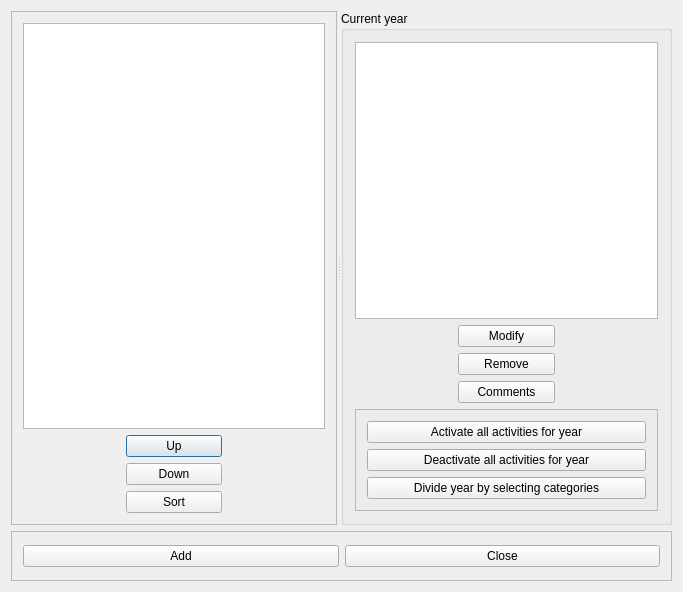
<?xml version="1.0" encoding="UTF-8"?>
<ui version="4.0">
 <class>YearsForm_template</class>
 <widget class="QDialog" name="YearsForm_template">
  <property name="geometry">
   <rect>
    <x>0</x>
    <y>0</y>
    <width>683</width>
    <height>592</height>
   </rect>
  </property>
  <property name="windowTitle">
   <string extracomment="Title of dialog">Years (forms, classes) of students</string>
  </property>
  <layout class="QGridLayout" name="gridLayout_3">
   <item row="0" column="0">
    <widget class="QSplitter" name="splitter">
     <property name="orientation">
      <enum>Qt::Horizontal</enum>
     </property>
     <widget class="QFrame" name="frame_3">
      <property name="frameShape">
       <enum>QFrame::StyledPanel</enum>
      </property>
      <property name="frameShadow">
       <enum>QFrame::Raised</enum>
      </property>
      <layout class="QGridLayout" name="gridLayout_2">
       <item row="0" column="0" colspan="3">
        <widget class="QListWidget" name="yearsListWidget">
         <property name="font">
          <font>
           <pointsize>12</pointsize>
          </font>
         </property>
        </widget>
       </item>
       <item row="1" column="0">
        <spacer name="horizontalSpacer_4">
         <property name="orientation">
          <enum>Qt::Horizontal</enum>
         </property>
         <property name="sizeType">
          <enum>QSizePolicy::Fixed</enum>
         </property>
         <property name="sizeHint" stdset="0">
          <size>
           <width>30</width>
           <height>20</height>
          </size>
         </property>
        </spacer>
       </item>
       <item row="1" column="1">
        <layout class="QVBoxLayout" name="verticalLayout">
         <item>
          <widget class="QPushButton" name="moveYearUpPushButton">
           <property name="text">
            <string comment="It means move the item up in the list">Up</string>
           </property>
          </widget>
         </item>
         <item>
          <widget class="QPushButton" name="moveYearDownPushButton">
           <property name="text">
            <string comment="It means move the item down in the list">Down</string>
           </property>
          </widget>
         </item>
         <item>
          <widget class="QPushButton" name="sortYearsPushButton">
           <property name="text">
            <string>Sort</string>
           </property>
          </widget>
         </item>
        </layout>
       </item>
       <item row="1" column="2">
        <spacer name="horizontalSpacer_5">
         <property name="orientation">
          <enum>Qt::Horizontal</enum>
         </property>
         <property name="sizeType">
          <enum>QSizePolicy::Fixed</enum>
         </property>
         <property name="sizeHint" stdset="0">
          <size>
           <width>30</width>
           <height>20</height>
          </size>
         </property>
        </spacer>
       </item>
      </layout>
     </widget>
     <widget class="QGroupBox" name="groupBox">
      <property name="title">
       <string>Current year</string>
      </property>
      <layout class="QGridLayout" name="gridLayout">
       <item row="0" column="0" colspan="3">
        <widget class="QPlainTextEdit" name="detailsTextEdit">
         <property name="font">
          <font>
           <family>Ubuntu Mono</family>
          </font>
         </property>
        </widget>
       </item>
       <item row="1" column="0">
        <spacer name="horizontalSpacer_2">
         <property name="orientation">
          <enum>Qt::Horizontal</enum>
         </property>
         <property name="sizeType">
          <enum>QSizePolicy::Fixed</enum>
         </property>
         <property name="sizeHint" stdset="0">
          <size>
           <width>30</width>
           <height>20</height>
          </size>
         </property>
        </spacer>
       </item>
       <item row="1" column="1">
        <layout class="QVBoxLayout" name="verticalLayout_3">
         <item>
          <widget class="QPushButton" name="modifyYearPushButton">
           <property name="text">
            <string>Modify</string>
           </property>
          </widget>
         </item>
         <item>
          <widget class="QPushButton" name="removeYearPushButton">
           <property name="text">
            <string>Remove</string>
           </property>
          </widget>
         </item>
         <item>
          <widget class="QPushButton" name="commentsPushButton">
           <property name="text">
            <string>Comments</string>
           </property>
          </widget>
         </item>
        </layout>
       </item>
       <item row="1" column="2">
        <spacer name="horizontalSpacer_3">
         <property name="orientation">
          <enum>Qt::Horizontal</enum>
         </property>
         <property name="sizeType">
          <enum>QSizePolicy::Fixed</enum>
         </property>
         <property name="sizeHint" stdset="0">
          <size>
           <width>30</width>
           <height>20</height>
          </size>
         </property>
        </spacer>
       </item>
       <item row="2" column="0" colspan="3">
        <widget class="QFrame" name="frame_2">
         <property name="frameShape">
          <enum>QFrame::StyledPanel</enum>
         </property>
         <property name="frameShadow">
          <enum>QFrame::Raised</enum>
         </property>
         <layout class="QVBoxLayout" name="verticalLayout_2">
          <item>
           <widget class="QPushButton" name="activateStudentsPushButton">
            <property name="text">
             <string>Activate all activities for year</string>
            </property>
           </widget>
          </item>
          <item>
           <widget class="QPushButton" name="deactivateStudentsPushButton">
            <property name="text">
             <string>Deactivate all activities for year</string>
            </property>
           </widget>
          </item>
          <item>
           <widget class="QPushButton" name="divisionsPushButton">
            <property name="text">
             <string>Divide year by selecting categories</string>
            </property>
           </widget>
          </item>
         </layout>
        </widget>
       </item>
      </layout>
     </widget>
    </widget>
   </item>
   <item row="1" column="0">
    <widget class="QFrame" name="frame">
     <property name="maximumSize">
      <size>
       <width>16777215</width>
       <height>50</height>
      </size>
     </property>
     <property name="frameShape">
      <enum>QFrame::StyledPanel</enum>
     </property>
     <property name="frameShadow">
      <enum>QFrame::Raised</enum>
     </property>
     <layout class="QHBoxLayout" name="horizontalLayout">
      <item>
       <widget class="QPushButton" name="addYearPushButton">
        <property name="text">
         <string>Add</string>
        </property>
       </widget>
      </item>
      <item>
       <widget class="QPushButton" name="closePushButton">
        <property name="text">
         <string>Close</string>
        </property>
       </widget>
      </item>
     </layout>
    </widget>
   </item>
  </layout>
 </widget>
 <layoutdefault spacing="6" margin="11"/>
 <resources/>
 <connections/>
</ui>
